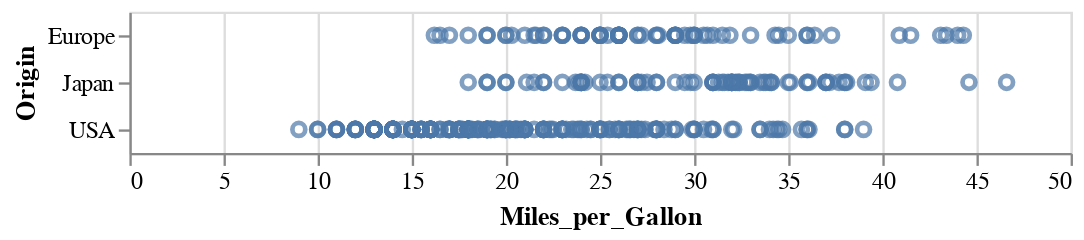

This figure's notebook cell:
### Markdown cell above
The visualization can be made more interesting by adding another channel to the encoding: let's encode the `Miles_per_Gallon` as the `x` position:

### Code cell
alt.Chart(cars).mark_point().encode(
    x="Miles_per_Gallon",
    y="Origin",
)

### Figure 1 — Vega-Lite specification as saved in the notebook (floating-point values rounded to 4 significant figures; data arrays with more than 128 entries replaced by an {"elided": "..."} marker saying what was removed)
{"config": {"view": {"continuousWidth": 400, "continuousHeight": 300}}, "data": {"name": "data-f02450ab61490a1363517a0190416235"}, "mark": "point", "encoding": {"x": {"field": "Miles_per_Gallon", "type": "quantitative"}, "y": {"field": "Origin", "type": "nominal"}}, "$schema": "https://vega.github.io/schema/vega-lite/v4.17.0.json", "datasets": {"data-f02450ab61490a1363517a0190416235": {"elided": "406 records"}}}
